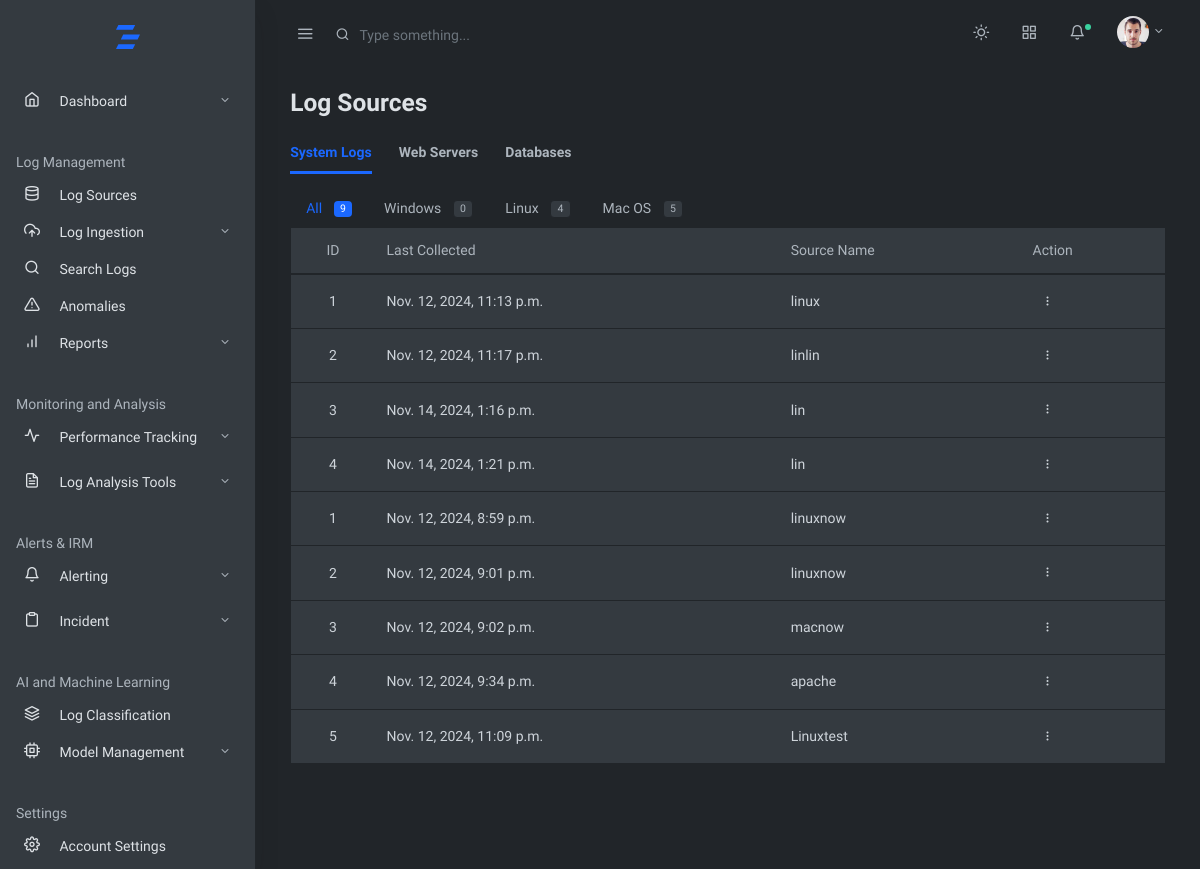
The page /log-sources/ on the database its author committed.
### log_management_app/models.py (models this page shows, shortened)
class LinuxLogFile(models.Model):
    source_name=models.CharField(max_length=20, blank=True, null=True)
    os_type=models.CharField(max_length=50,default='Linux')
    file = models.FileField(upload_to='uploaded_logs/linux/')
    uploaded_at = models.DateTimeField(auto_now_add=True)

class MacLogFile(models.Model):
    source_name=models.CharField(max_length=20, blank=True, null=True)
    os_type=models.CharField(max_length=50,default='mac')
    file = models.FileField(upload_to='uploaded_logs/mac/')
    uploaded_at = models.DateTimeField(auto_now_add=True)

### log_management_app/views.py (the view)
# urls.py: path('log-sources/', views.logsources, name='logsources'),
def logsources(request, os_type=None, server_type=None, db_type=None, network_type=None):
    system_logs = []
    webserver_logs = []
    database_logs = []
    network_logs = []
    log_sources_windows = list(chain(
        WindowsLogFile.objects.all(),
    ))
    log_sources_linux = list(chain(
        LinuxLogFile.objects.all(),
    ))
    log_sources_macos = list(chain(
        MacLogFile.objects.all(),
    ))
    apache_logs = list(chain(
        ApacheLogFile.objects.all(),
    ))
    nginx_logs = list(chain(
        NginxLogFile.objects.all(),
    ))
    iis_logs = list(chain(
        IISLogFile.objects.all(),
    ))
    mysql_logs = list(chain(
        MysqlLogFile.objects.all(),
    ))
    postgres_logs = list(chain(
        PostgresLogFile.objects.all(),
    ))
    mongodb_logs = list(chain(
        MongoLogFile.objects.all(),
    ))
    if os_type:
        if os_type == 'windows':
            system_logs = log_sources_windows
        elif os_type == 'linux':
            system_logs = log_sources_linux
        elif os_type == 'macos':
            system_logs = log_sources_macos
    else:
        system_logs = list(chain(log_sources_windows, log_sources_linux, log_sources_macos))
    if server_type:
        if server_type == 'apache':
            webserver_logs = apache_logs
        elif server_type == 'nginx':
            webserver_logs = nginx_logs
        elif server_type == 'iis':
            webserver_logs = iis_logs
    else:
        webserver_logs = list(chain(apache_logs, nginx_logs, iis_logs))
    if db_type:
        if db_type == 'mysql':
            database_logs = mysql_logs
        elif db_type == 'postgres':
            database_logs = postgres_logs
        elif db_type == 'mongo':
            database_logs = mongodb_logs
    else:
        database_logs = list(chain(mysql_logs, postgres_logs, mongodb_logs))
    all_count = len(webserver_logs)
    apache_count = len(apache_logs)
    nginx_count = len(nginx_logs)
    iis_count = len(iis_logs)
    windows_count = len(log_sources_windows)
    linux_count = len(log_sources_linux)
    mac_count = len(log_sources_macos)
    total_system_logs_count = windows_count + linux_count + mac_count
    mysql_count = len(mysql_logs)
    postgres_count = len(postgres_logs)
    mongo_count = len(mongodb_logs)
    total_db_logs_count = mysql_count + postgres_count + mongo_count
    context = {
        'all_count': all_count,
        'apache_count': apache_count,
        'nginx_count': nginx_count,
        'iis_count': iis_count,
        'windows_count': windows_count,
        'linux_count': linux_count,
        'mac_count': mac_count,
        'total_system_logs_count': total_system_logs_count,
        'mysql_count': mysql_count,
        'postgres_count': postgres_count,
        'mongo_count': mongo_count,
        'total_db_logs_count': total_db_logs_count,
        'log_sources': system_logs,
        'webserver_logs': webserver_logs,
        'database_logs': database_logs,
        'os_type': os_type,
        'server_type': server_type,
        'db_type': db_type,
    }
    return render(request, 'baseapp/logsources/logsources.html', context)

### log_management_app/templates/baseapp/logsources/logsources.html (shortened to what this page needs)
{% extends 'mainhome.html' %}
{% block content %}
<div class="container-fluid">
  <div class="row justify-content-center">
    <div class="col-12">
      <h2 class="h3 mb-3 page-title">Log Sources</h2>
      <div class="row mb-4 items-align-center">
        <div class="col-md">
          <ul class="nav nav-tabs mb-3" id="myTab" role="tablist">
            <li class="nav-item">
              <a class="nav-link {% if not server_type and not db_type and not network_type %}active{% endif %}" id="system-logs-tab" data-toggle="tab" href="#system-logs" role="tab" aria-controls="system-logs" aria-selected="true">System Logs</a>
            </li>
            <li class="nav-item">
              <a class="nav-link {% if server_type %}active{% endif %}" id="web-servers-tab" data-toggle="tab" href="#web-servers" role="tab" aria-controls="web-servers" aria-selected="false">Web Servers</a>
            </li>
            <li class="nav-item">
              <a class="nav-link {% if db_type %}active{% endif %}" id="databases-tab" data-toggle="tab" href="#databases" role="tab" aria-controls="databases" aria-selected="false">Databases</a>
            </li>
          </ul>
          <div class="tab-content" id="myTabContent">
            <div class="tab-pane fade {% if not server_type and not db_type and not network_type %}show active{% endif %}" id="system-logs" role="tabpanel" aria-labelledby="system-logs-tab">
              <ul class="nav nav-pills">
                <li class="nav-item">
                  <a class="nav-link {% if not os_type %}active bg-transparent text-primary{% else %}text-muted{% endif %}" href="{% url 'logsources' %}">
                      All
                      <span class="badge badge-pill {% if not os_type %}bg-primary text-white{% else %}bg-white border text-muted{% endif %} ml-2">{{total_system_logs_count}}</span>
                  </a>
                </li>
                <li class="nav-item">
                  <a class="nav-link {% if os_type == 'windows' %}active bg-transparent text-primary{% else %}text-muted{% endif %}" href="{% url 'logsources_os' os_type='windows' %}">
                      Windows
                      <span class="badge badge-pill {% if os_type == 'windows' %}bg-primary text-white{% else %}bg-white border text-muted{% endif %} ml-2">{{windows_count}}</span>
                  </a>
                </li>
                <li class="nav-item">
                  <a class="nav-link {% if os_type == 'linux' %}active bg-transparent text-primary{% else %}text-muted{% endif %}" href="{% url 'logsources_os' os_type='linux' %}">
                      Linux
                      <span class="badge badge-pill {% if os_type == 'linux' %}bg-primary text-white{% else %}bg-white border text-muted{% endif %} ml-2">{{linux_count}}</span>
                  </a>
                </li>
                <li class="nav-item">
                  <a class="nav-link {% if os_type == 'macos' %}active bg-transparent text-primary{% else %}text-muted{% endif %}" href="{% url 'logsources_os' os_type='macos' %}">
                      Mac OS
                      <span class="badge badge-pill {% if os_type == 'macos' %}bg-primary text-white{% else %}bg-white border text-muted{% endif %} ml-2">{{mac_count}}</span>
                  </a>
                </li>
              </ul>
              <table class="table border table-hover bg-white">
                <thead>
                  <tr role="row">
                    <th class="text-center">ID</th>
                    <th class="text-left">Last Collected</th>
                    <th class="text-left">Source Name</th>
                    <th class="text-left">Action</th>
                  </tr>
                </thead>
                <tbody>
                  {% for log_source in log_sources %}
                  <tr>
                    <td class="text-center">{{log_source.id}}</td>
                    <td class="text-left">{{log_source.uploaded_at}}</td>
                    <td class="text-left">{{log_source.source_name}}</td>
                    <td class="text-left">
                      <div class="dropdown">
                        <button class="btn btn-sm dropdown-toggle more-vertical" type="button" data-toggle="dropdown" aria-haspopup="true" aria-expanded="false">
                        </button>
                      </div>
                    </td>
                  </tr>
                  {% endfor %}
                </tbody>
              </table>
            </div>
          </div>
        </div>
      </div>
    </div>
  </div>
</div>
{% endblock %}

### rows shown on the page
LinuxLogFile: id "1", uploaded_at "Nov. 12, 2024, 11:13 p.m.", source_name "linux"
LinuxLogFile: id "2", uploaded_at "Nov. 12, 2024, 11:17 p.m.", source_name "linlin"
LinuxLogFile: id "3", uploaded_at "Nov. 14, 2024, 1:16 p.m.", source_name "lin"
LinuxLogFile: id "4", uploaded_at "Nov. 14, 2024, 1:21 p.m.", source_name "lin"
MacLogFile: id "1", uploaded_at "Nov. 12, 2024, 8:59 p.m.", source_name "linuxnow"
MacLogFile: id "2", uploaded_at "Nov. 12, 2024, 9:01 p.m.", source_name "linuxnow"
MacLogFile: id "3", uploaded_at "Nov. 12, 2024, 9:02 p.m.", source_name "macnow"
MacLogFile: id "4", uploaded_at "Nov. 12, 2024, 9:34 p.m.", source_name "apache"
MacLogFile: id "5", uploaded_at "Nov. 12, 2024, 11:09 p.m.", source_name "Linuxtest"

### other values the page prints
{{ total_system_logs_count }} "9"
{{ windows_count }} "0"
{{ linux_count }} "4"
{{ mac_count }} "5"
